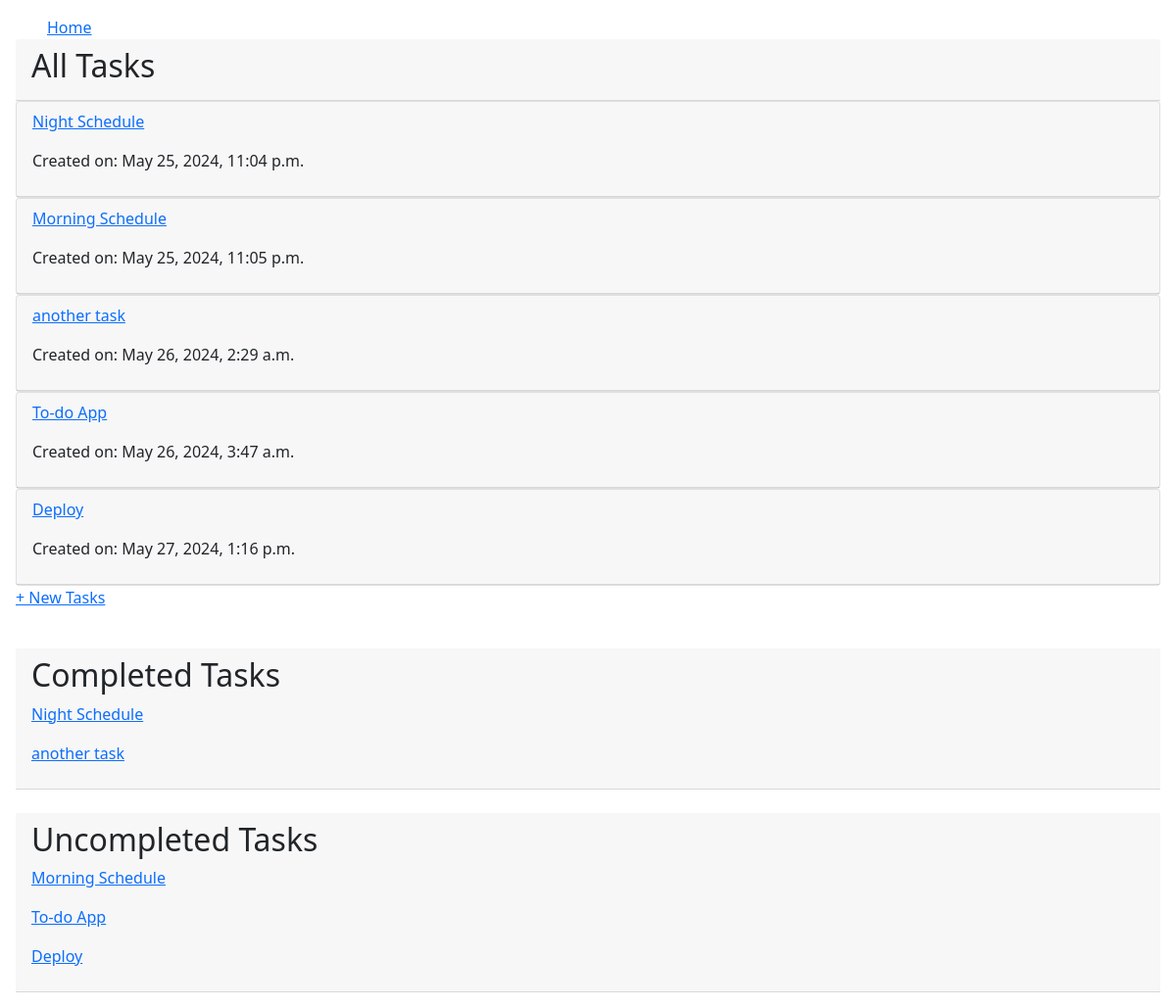
/todo/ (signed in), run on an earlier commit of the app's database.
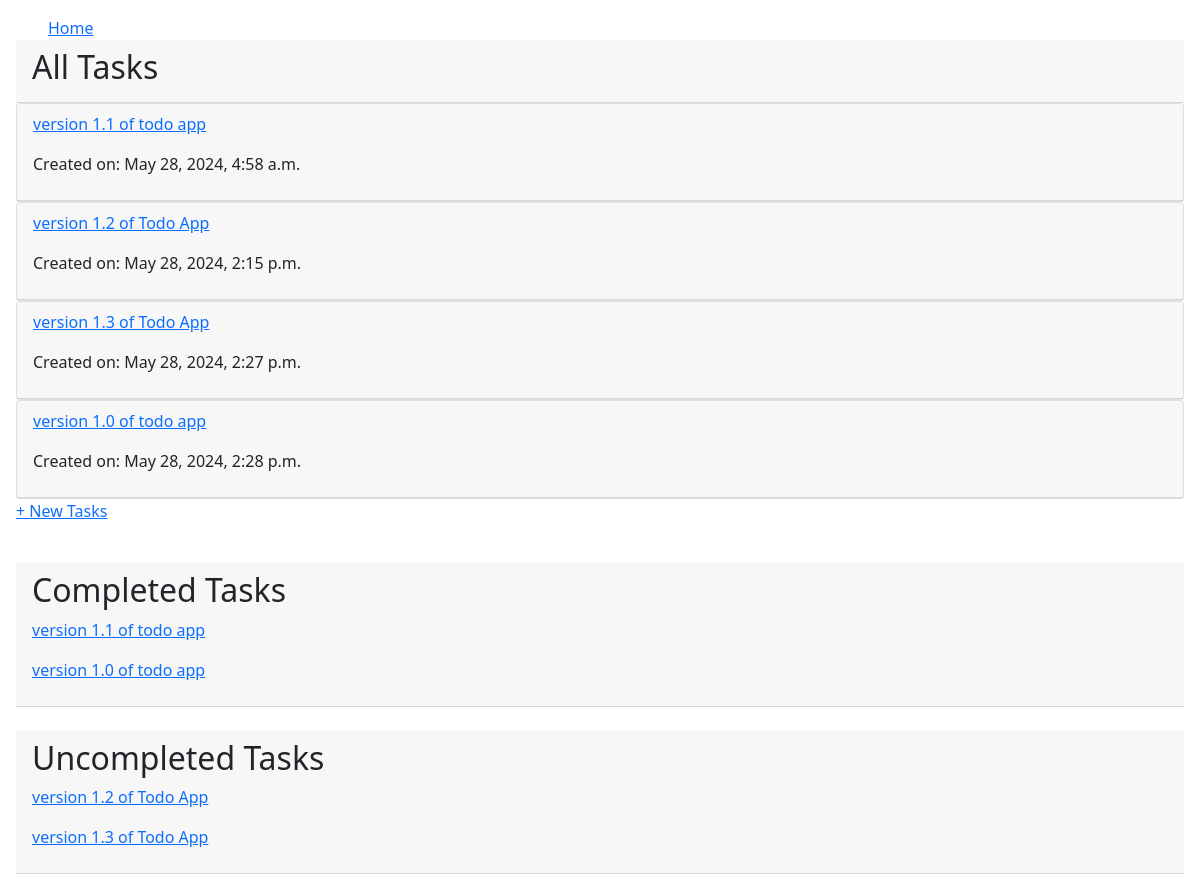
And on a later commit of the database.
### todo/models.py (models this page shows, shortened)
class Todo(models.Model):
    author = models.ForeignKey(
        settings.AUTH_USER_MODEL,
        on_delete=models.CASCADE
        )
    title = models.CharField(max_length=150, unique=True)
    body = models.TextField()
    created = models.DateTimeField(auto_now_add=True)
    done = models.BooleanField(default=False)
    time_to_start = models.DateTimeField(null=True, blank=True)
    time_to_finish = models.DateTimeField(null=True, blank=True)
    completed_at = models.DateTimeField(null=True, blank=True)

### todo/views.py (the view)
# urls.py: path('', TodoListView.as_view(), name='todo_list'),
class TodoListView(LoginRequiredMixin, ListView):
    model = Todo
    template_name = 'todo_list.html'
    def get_context_data(self, **kwargs):
        context = super().get_context_data(**kwargs)
        context['todo_list']= self.object_list
        context['todo_list_indices'] = range(1, len(self.object_list)+1)
        return context
    def get_queryset(self):
        return Todo.objects.filter(author = self.request.user)

### templates/todo_list.html (shortened to what this page needs)
{% extends "base.html" %}
{% block content %}
<div class="card-header"><h2>All Tasks</h2></div>
{% for todo in todo_list %}
<div class="card">
    <div class="card-header">
        <span >
            <p class="font-weight-bold"><a href="{% url 'todo_detail' todo.pk %}" class="font-weight-bold">{{ todo.title }}</a></p>
            <p>Created on: {{ todo.created }}</p>
        </span>
    </div>
</div>
{% endfor %}
<p><a href="{% url 'todo_new' %}">+ New Tasks</a></p>
<br>
<div class="card-header">
    <span>
        <h2 class="font-weight-bold">Completed Tasks</h2>
        {% for todo in todo_list %}
        {% if todo.done %}
        <p class="font-weight-bold"><a href="{% url 'todo_detail' todo.pk %}" class="font-weight-bold">{{ todo.title }}</a></p>
        {% endif %}
        {% endfor %}
    </span>
</div>
<br>
<div class="card-header">
    <span>
        <h2 class="font-weight-bold">Uncompleted Tasks</h2>
        {% for todo in todo_list %}
        {% if todo.done != True %}
        <p class="font-weight-bold"><a href="{% url 'todo_detail' todo.pk %}" class="font-weight-bold">{{ todo.title }}</a></p>
        {% endif %}
        {% endfor %}
    </span>
</div>
{% endblock content %}

### templates/base.html (shortened to what this page needs)
<!DOCTYPE html>
<html lang="en">
<head>
    <link href="https://cdn.jsdelivr.net/npm/bootstrap@5.1.3/dist/css/bootstrap.min.css" rel="stylesheet">
</head>
<body>
    <header >
        <a href="{% url 'home' %}" id="home-link">Home</a>
    </header>
    <main>
        {% block content %}
        {% endblock content %}
    </main>
</body>
</html>

### templates/base.html (style rules this page uses)
#home-link { padding: 2em; }
body { padding: 1em; }

What changed in the data, as far as the page shows it:
removed Todo: title "Night Schedule", created "May 25, 2024, 11:04 p.m."
removed Todo: title "Morning Schedule", created "May 25, 2024, 11:05 p.m."
removed Todo: title "another task", created "May 26, 2024, 2:29 a.m."
removed Todo: title "To-do App", created "May 26, 2024, 3:47 a.m."
removed Todo: title "Deploy", created "May 27, 2024, 1:16 p.m."
added Todo: title "version 1.1 of todo app", created "May 28, 2024, 4:58 a.m."
added Todo: title "version 1.2 of Todo App", created "May 28, 2024, 2:15 p.m."
added Todo: title "version 1.3 of Todo App", created "May 28, 2024, 2:27 p.m."
added Todo: title "version 1.0 of todo app", created "May 28, 2024, 2:28 p.m."
